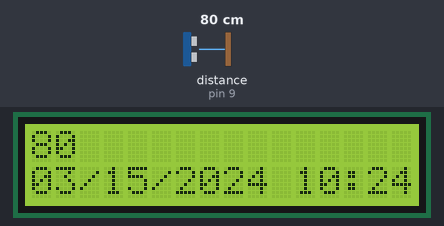
Simulated run of this sketch. Board: Arduino Uno, built with avr-gcc and run on an emulated ATmega328P. On the bench: 16×2 character LCD. Wiring (inferred from the names in the program): ultrasonic range finder: trigger pin 8; echo pin 9. The test bench sets the inputs (shaded band); at power-on: distance to the obstacle (sensor on pin 9) 80 cm. The echo pulse lasts 58.3 µs per cm; the local clock reads 2024-03-15 10:24:30 at power-on unless the sketch sets it; what the sketch prints to the serial monitor is not drawn.

Above: at 3.8 s.
3.9 s: distance to the obstacle (sensor on pin 9) set to 299 cm
At 7.0 s:
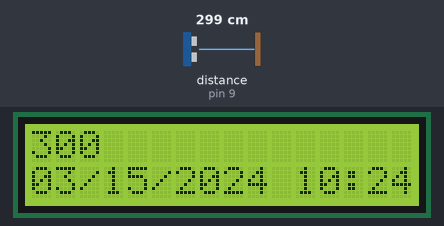
8.5 s: distance to the obstacle (sensor on pin 9) set to 2 cm
At 10.3 s:
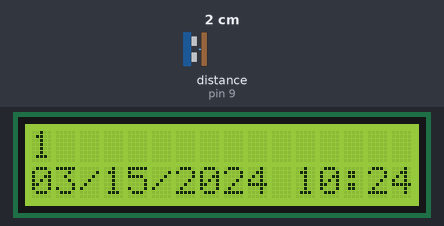
14.1 s: distance to the obstacle (sensor on pin 9) set to 4 cm
At 16.9 s:
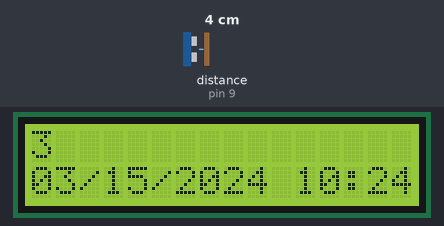
Timing chart, 0 to 18.4 s (numbered marks = the images above; inputs shaded):
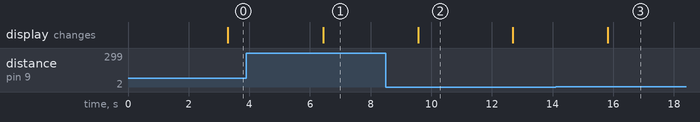

Measured:
- after the input at 3.9 s, the display: changes after 2.5 s (image 1)
- after the input at 8.5 s, the display: changes after 1.1 s (image 2)
- what the display in image 2 shows lasts 3.1 s, from 9.6 s to 12.7 s

The sketch:

sketch_nov15.ino
```cpp
#include <ThreeWire.h>
#include <RtcDS1302.h>
#include <Wire.h>
#include <LiquidCrystal_I2C.h>

LiquidCrystal_I2C lcd(0x27, 16, 2);
ThreeWire myWire(4,5,2); // IO, SCLK, CE
RtcDS1302<ThreeWire> Rtc(myWire);

#define Echo 9
#define Trig 8
#define countof(a) (sizeof(a) / sizeof(a[0]))

unsigned int impulseTime=0;
unsigned int distance_sm=0;
char datestring[20];


unsigned int get_distance(){
  digitalWrite(Trig, HIGH);
  /* Подаем импульс на вход trig дальномера */
  delayMicroseconds(10); // равный 10 микросекундам
  digitalWrite(Trig, LOW); // Отключаем
  impulseTime=pulseIn(Echo, HIGH); // Замеряем длину              импульса
  distance_sm=impulseTime/58; // Пересчитываем в сантиметры
  delay(100);
  return distance_sm;
}

void printDateTime(const RtcDateTime& dt){
    snprintf_P(datestring,
            countof(datestring),
            PSTR("%02u/%02u/%04u %02u:%02u:%02u"),
            dt.Month(),
            dt.Day(),
            dt.Year(),
            dt.Hour(),
            dt.Minute(),
            dt.Second() );
    Serial.print("Current time: ");
    Serial.println(datestring);
}

void setup (){
  pinMode(Trig, OUTPUT);
  pinMode(Echo, INPUT);
  Serial.begin(9600);

  lcd.init();
  lcd.backlight();
  lcd.clear();

  Serial.print("compiled: ");
  Serial.print(__DATE__);
  Serial.println(__TIME__);

  Rtc.Begin();

  RtcDateTime compiled = RtcDateTime(__DATE__, __TIME__);
  printDateTime(compiled);
  Serial.println();

  if (!Rtc.IsDateTimeValid()){
      Serial.println("RTC lost confidence in the DateTime!");
      Rtc.SetDateTime(compiled);}
  if (Rtc.GetIsWriteProtected()){
      Serial.println("RTC was write protected, enabling writing now");
      Rtc.SetIsWriteProtected(false);}
  if (!Rtc.GetIsRunning()){
      Serial.println("RTC was not actively running, starting now");
      Rtc.SetIsRunning(true);}

  RtcDateTime now = Rtc.GetDateTime();

  if (now < compiled) {
      Serial.println("RTC is older than compile time!  (Updating DateTime)");
      Rtc.SetDateTime(compiled);}
  else if (now > compiled){
      Serial.println("RTC is newer than compile time. (this is expected)");}
  else if (now == compiled){
      Serial.println("RTC is the same as compile time! (not expected but all is fine)");}
}

void loop (){
  RtcDateTime now = Rtc.GetDateTime();
  printDateTime(now);
  Serial.println();

  if (!now.IsValid()){
    Serial.println("RTC lost confidence in the DateTime!");}
    delay(3000);
  Serial.print("Distance: ");
  Serial.println();
  unsigned int distance = get_distance();
  lcd.clear();
  lcd.setCursor(0,0);
  lcd.print(distance);
  lcd.setCursor(0,1);
  lcd.print(datestring);
}
```
